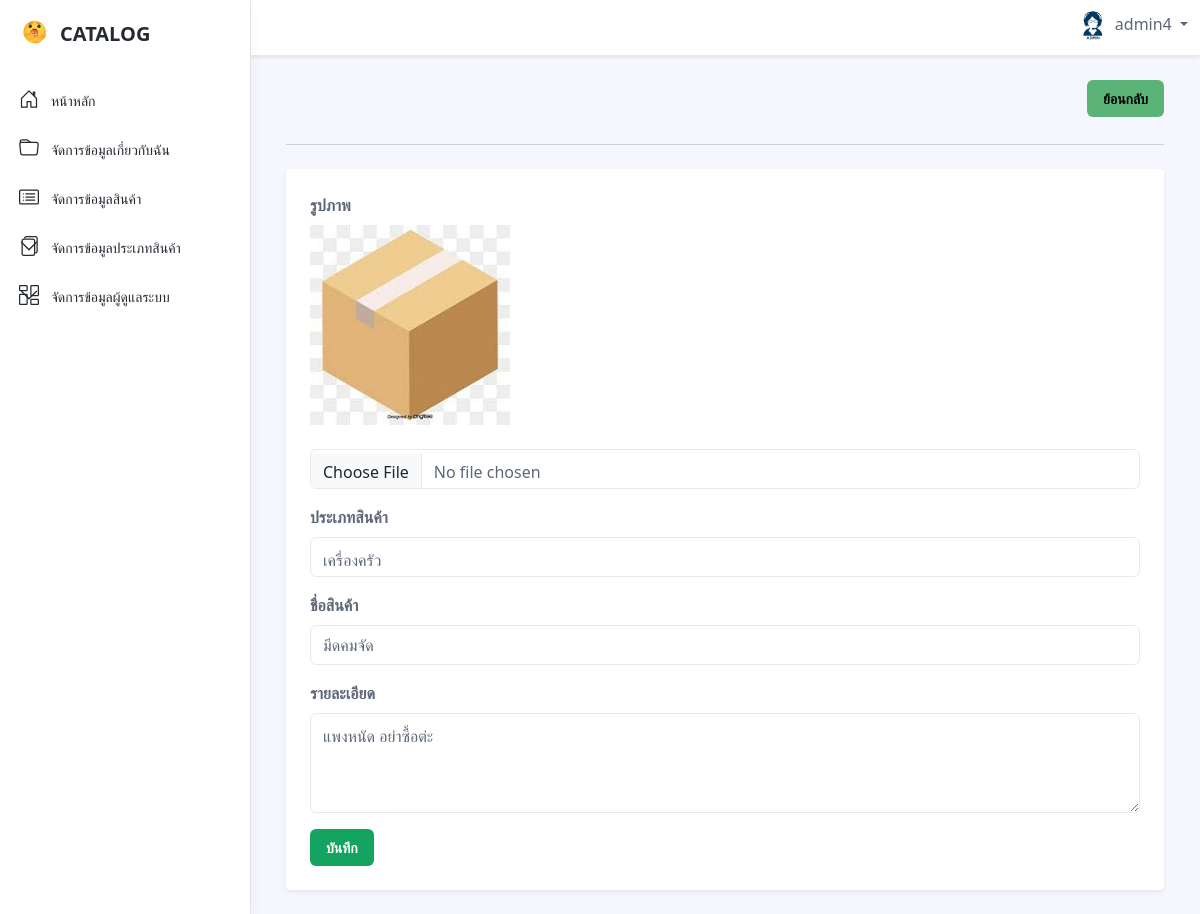
Screenshot of /admin/index.php?page=product&function=update&id=1 (signed in) with the database file from the repository.
### tables this page shows
CREATE TABLE `tb_product` (
  `id` int(11) NOT NULL,
  `type_product_id` int(11) NOT NULL,
  `image` varchar(200) NOT NULL,
  `title` varchar(200) NOT NULL,
  `detail` text NOT NULL,
  `status` int(11) NOT NULL,
  `created_datetime` timestamp NOT NULL DEFAULT current_timestamp()
);

CREATE TABLE `tb_type_product` (
  `id` int(11) NOT NULL,
  `title` varchar(200) NOT NULL,
  `created_datetime` timestamp NOT NULL DEFAULT current_timestamp()
);

### admin/product/edit.php (the view, shortened to what this page needs)
<a href="?page=<?=$_GET['page']?>" class="btn btn-success text-red" style="float: right;">ย้อนกลับ</a>
<?php
if(isset($_GET['id']) && !empty($_GET['id'])){
    $id = $_GET['id'];
    $sql = "SELECT * FROM tb_product WHERE id ='$id'";
    $query = mysqli_query($connection, $sql);
    $result = mysqli_fetch_assoc($query);
}
?>
<br></br>
<hr class="mb-4">
<div class="row g-4 settings-section">
    <div class="col-12 col-md-12">
        <div class="app-card app-card-settings shadow-sm p-4">
            <div class="app-card-body">
                <?php
                $sql1 = "SELECT * FROM tb_type_product";
                $query1 = mysqli_query($connection, $sql1);
                ?>
                <form action="" method="POST" enctype="multipart/form-data">
                    <div class="mb-3">
                        <label class="form-label">รูปภาพ</label>
                        <div>
                        <img id="preview" src="upload/product/<?=$result['image']?>" width="200" height="200" >
                            <br /><br />
                            <input type="file" class="form-control" name="image" id="image" required>
                        </div>
                    </div>
                    <div class="mb-3">
                        <label class="form-label">ประเภทสินค้า</label>
                        <select name="type_product_id" class="form-control" required>
                            <?php foreach($query1 as $data):?>
                                <option value="<?= $data['id'] ?>" <?=$result['type_product_id'] == $data['id'] ? 'selected' : ''  ?>><?= $data['title'] ?> </option>
                            <?php endforeach; ?>
                        </select>
                    </div>
                    <div class="mb-3">
                        <label class="form-label">ชื่อสินค้า</label>
                        <input type="text" class="form-control" placeholder="ชื่อสินค้า" name="title" value="<?=$result['title'] ?>" required>
                    </div>
                    <div class="mb-3">
                        <label class="form-label">รายละเอียด</label>
                        <textarea name="detail" class="form-control" style="height: 100px" ><?= $result['detail'] ?></textarea>
                    </div>
                    <button type="submit" class="btn app-btn-primary" name="submit">บันทึก</button>
                </form>
            </div>
        </div>
    </div>
</div>

### rows the page displays
tb_product: image (picture), type_product_id "เครื่องครัว", title "มีดคมจัด", detail "แพงหนัด อย่าซื้อต่ะ"

### other values shown
$_SESSION['user_login'] "admin4"
